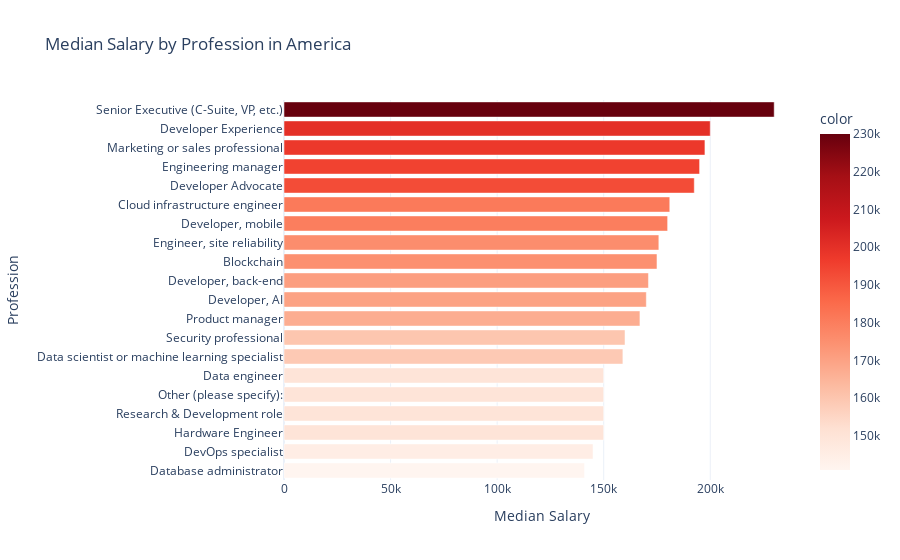

Notebook cell for this chart:
### Markdown cell above
-------------------------------------------------------------------------------------------------------------------------------------------------

### Code cell
# salaries of the people in America
data_us = df[df["Country"] == "United States of America"]
data_us["CompTotal"] = pd.to_numeric(data_us["CompTotal"], errors="coerce")
data_us = data_us.dropna(subset=["CompTotal"])
median_salary_by_profession_us = data_us.groupby("DevType")["CompTotal"].median()
alh_cnts = median_salary_by_profession_us.sort_values(ascending=True).tail(20)
fig3 = px.bar(
    x=alh_cnts.values,
    y=alh_cnts.index,
    orientation="h",
    title="Median Salary by Profession in America",
    color=alh_cnts.values,
    color_continuous_scale="Reds",
    labels={"x": "Median Salary", "y": "Profession"},
)
fig3.update_layout(
    xaxis_title="Median Salary", yaxis_title="Profession", template="plotly_white"
)
fig3.show()

### Figure 1 — Plotly figure (JSON) as saved in the notebook; plotly's stock layout.template omitted (floating-point values rounded to 4 significant figures)
{"data": [{"alignmentgroup": "True", "hovertemplate": "Median Salary=%{x}<br>Profession=%{y}<br>color=%{marker.color}<extra></extra>", "legendgroup": "", "marker": {"color": [141000, 145000, 150000, 150000, 150000, 150000, 159000, 160000, 167000, 170000, 171000, 175000, 175875, 180000, 181000, 192500, 195000, 197500, 200000, 230000], "coloraxis": "coloraxis", "pattern": {"shape": ""}}, "name": "", "offsetgroup": "", "orientation": "h", "showlegend": false, "textposition": "auto", "type": "bar", "x": [141000, 145000, 150000, 150000, 150000, 150000, 159000, 160000, 167000, 170000, 171000, 175000, 175875, 180000, 181000, 192500, 195000, 197500, 200000, 230000], "xaxis": "x", "y": ["Database administrator", "DevOps specialist", "Hardware Engineer", "Research & Development role", "Other (please specify):", "Data engineer", "Data scientist or machine learning specialist", "Security professional", "Product manager", "Developer, AI", "Developer, back-end", "Blockchain", "Engineer, site reliability", "Developer, mobile", "Cloud infrastructure engineer", "Developer Advocate", "Engineering manager", "Marketing or sales professional", "Developer Experience", "Senior Executive (C-Suite, VP, etc.)"], "yaxis": "y"}], "layout": {"barmode": "relative", "coloraxis": {"colorbar": {"title": {"text": "color"}}, "colorscale": [[0, "rgb(255,245,240)"], [0.125, "rgb(254,224,210)"], [0.25, "rgb(252,187,161)"], [0.375, "rgb(252,146,114)"], [0.5, "rgb(251,106,74)"], [0.625, "rgb(239,59,44)"], [0.75, "rgb(203,24,29)"], [0.875, "rgb(165,15,21)"], [1, "rgb(103,0,13)"]]}, "legend": {"tracegroupgap": 0}, "title": {"text": "Median Salary by Profession in America"}, "xaxis": {"anchor": "y", "domain": [0, 1], "title": {"text": "Median Salary"}}, "yaxis": {"anchor": "x", "domain": [0, 1], "title": {"text": "Profession"}}}}
